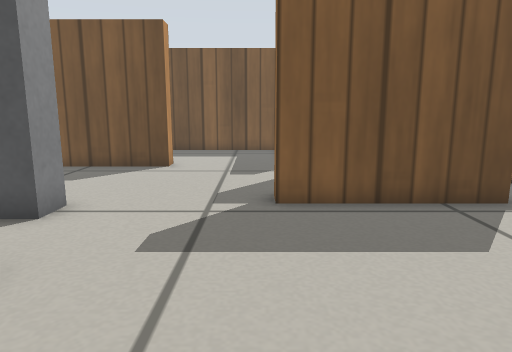
View 1 (above)

16 first-person views from a walk through a Gazebo world. The camera is 0.39 m above the floor, tilts 10° down and sees 70° across. The floor is counted in squares, 0.2 m on a side. Each view is taken from the middle of a square. On the plan, view 1 faces up. The plan holds only what a view shows up to about 18 squares ahead; the rest is blank. Simple patterns stand in for the simulator's built-in surfaces. Simple shapes stand in for some stock models.

View 2
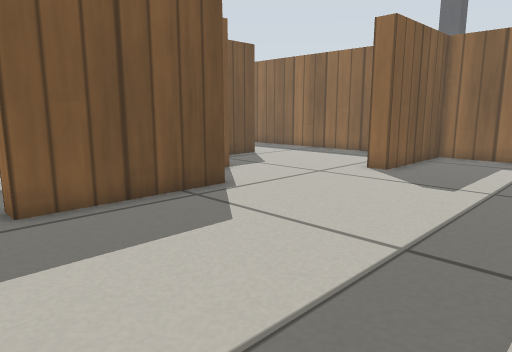

View 3
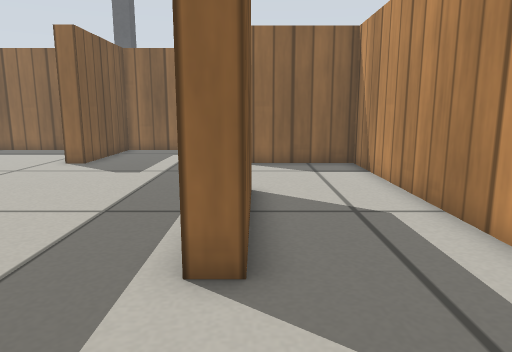

View 4
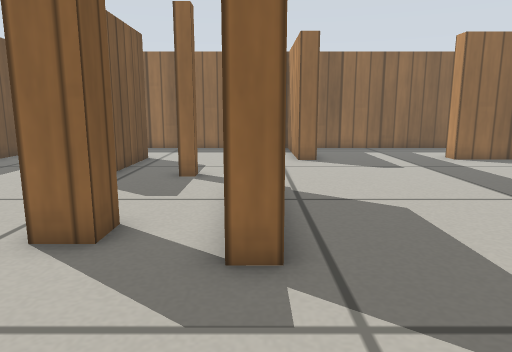

View 5
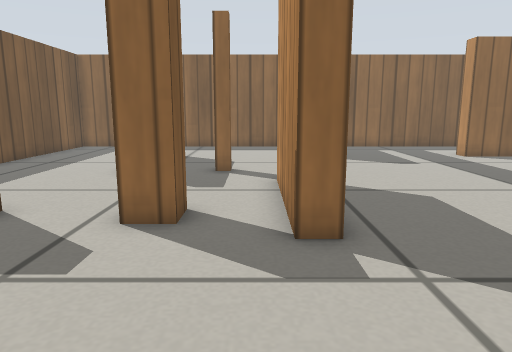

View 6
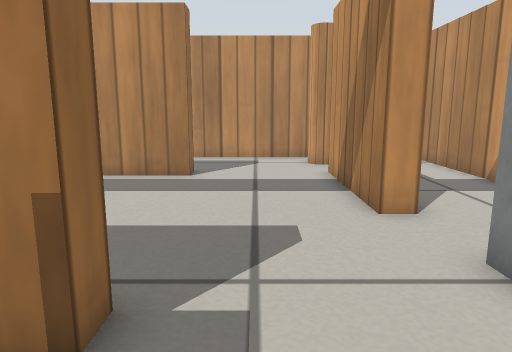

View 7
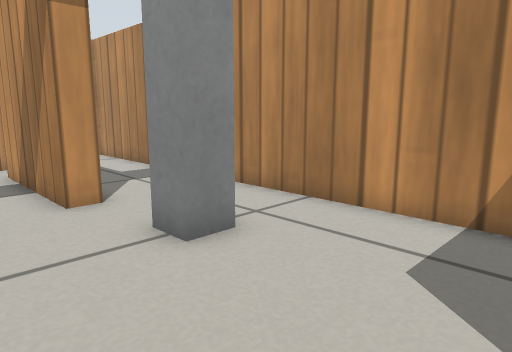

View 8
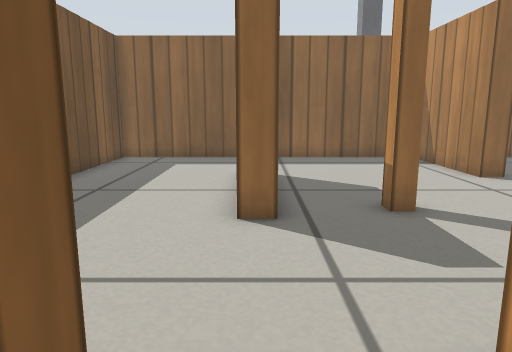

View 9
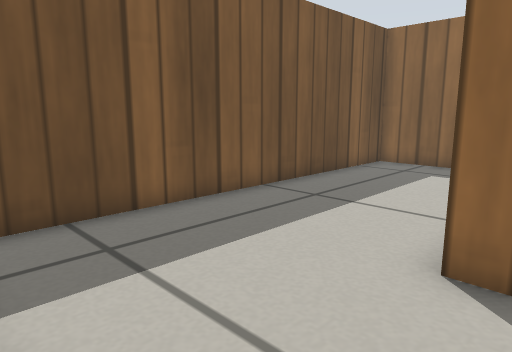

View 10
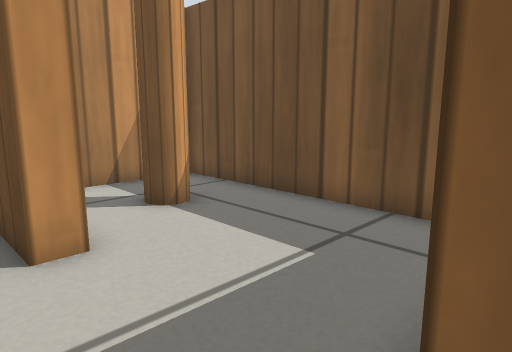

View 11
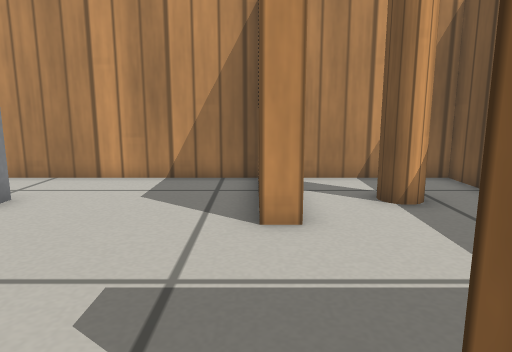

View 12
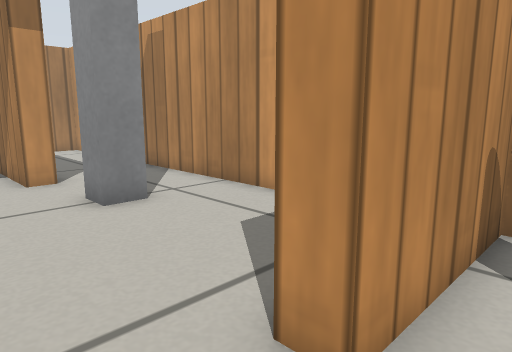

View 13
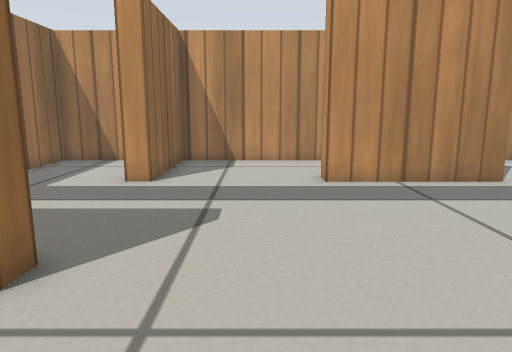

View 14
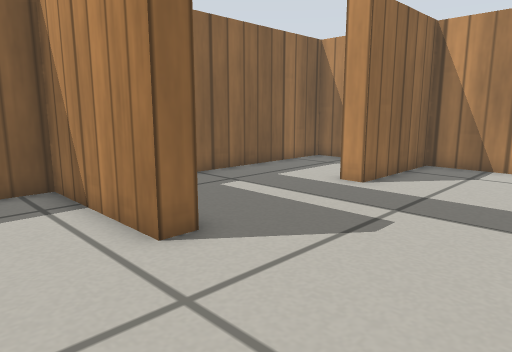

View 15
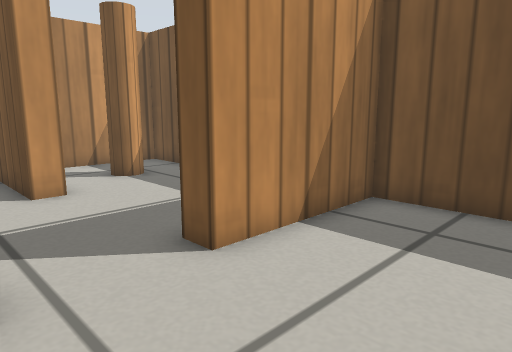

View 16
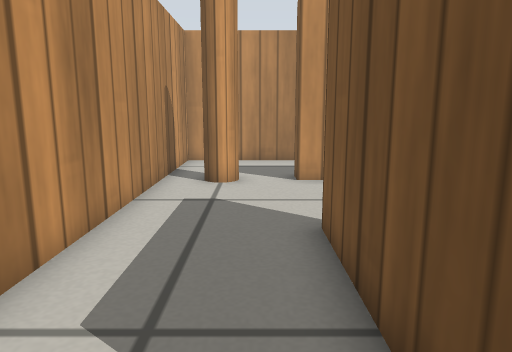

### Floor plan
Ten units are one square. View 1 is at (0, 0); x grows to the right and y downward. Boxes are objects, and circles mark ways between rooms. Rooms are numbered by the first view taken in them; rooms with no view inside come last. Other rooms are left out.
<svg viewBox="-83 -192 245 245">
<path fill="none" stroke="#000" d="M55 -76 4 -76 4 -84 55 -84M65 -125 65 -134M60 1 60 9 10 9 10 1 60 1M-41 -42 -34 -42 -34 9 -41 9M125 -55 110 -55 110 -63 157 -63 157 -121M116 -126 79 -126M-31 -138 -31 -131 -70 -131M-78 -131 -78 48 110 48 110 1 118 1M157 -137 157 -187 21 -187 21 -141 12 -141M-2 -187 -78 -187 -78 -138 -31 -138M132 48 157 48 157 -55 125 -55"/>
<rect x="-55" y="-75" width="20" height="10" fill="#bbb"><title>grey post</title></rect>
<rect x="-45" y="25" width="20" height="10" fill="#bbb"><title>wooden pole</title></rect>
<rect x="5" y="-115" width="20" height="10" fill="#bbb"><title>wooden post</title></rect>
<rect x="65" y="-105" width="10" height="10" fill="#bbb"><title>wooden post</title></rect>
<rect x="-55" y="-175" width="10" height="20" fill="#bbb"><title>wooden pole</title></rect>
<circle cx="-10" cy="-140" r="3" fill="#2a7"/>
<circle cx="115" cy="-25" r="3" fill="#2a7"/>
<text x="40" y="-70">1</text>
<text x="-30" y="-160">2</text>
<text x="140" y="-10">3</text>
</svg>
Room 1 opens to room 2. Room 1 opens to room 3.

Where each view was taken, in squares from view 1:
view 1: 0 up, 0 right, facing up
view 2: 0 up, 1 left, facing up-right
view 3: 1 down, 3 left, facing right
view 4: 8 up, 4 left, facing right
view 5: 9 up, 5 left, facing right
view 6: 11 up, 1 left, facing down
view 7: 12 up, 1 left, facing down-left
view 8: 13 up, 0 right, facing right
view 9: 12 up, 2 right, facing up-right
view 10: 12 up, 2 right, facing up-left
view 11: 13 up, 3 right, facing left
view 12: 15 up, 1 left, facing down-left
view 13: 10 up, 8 right, facing down
view 14: 9 up, 6 right, facing down-right
view 15: 11 up, 6 right, facing up-left
view 16: 2 down, 7 right, facing left
